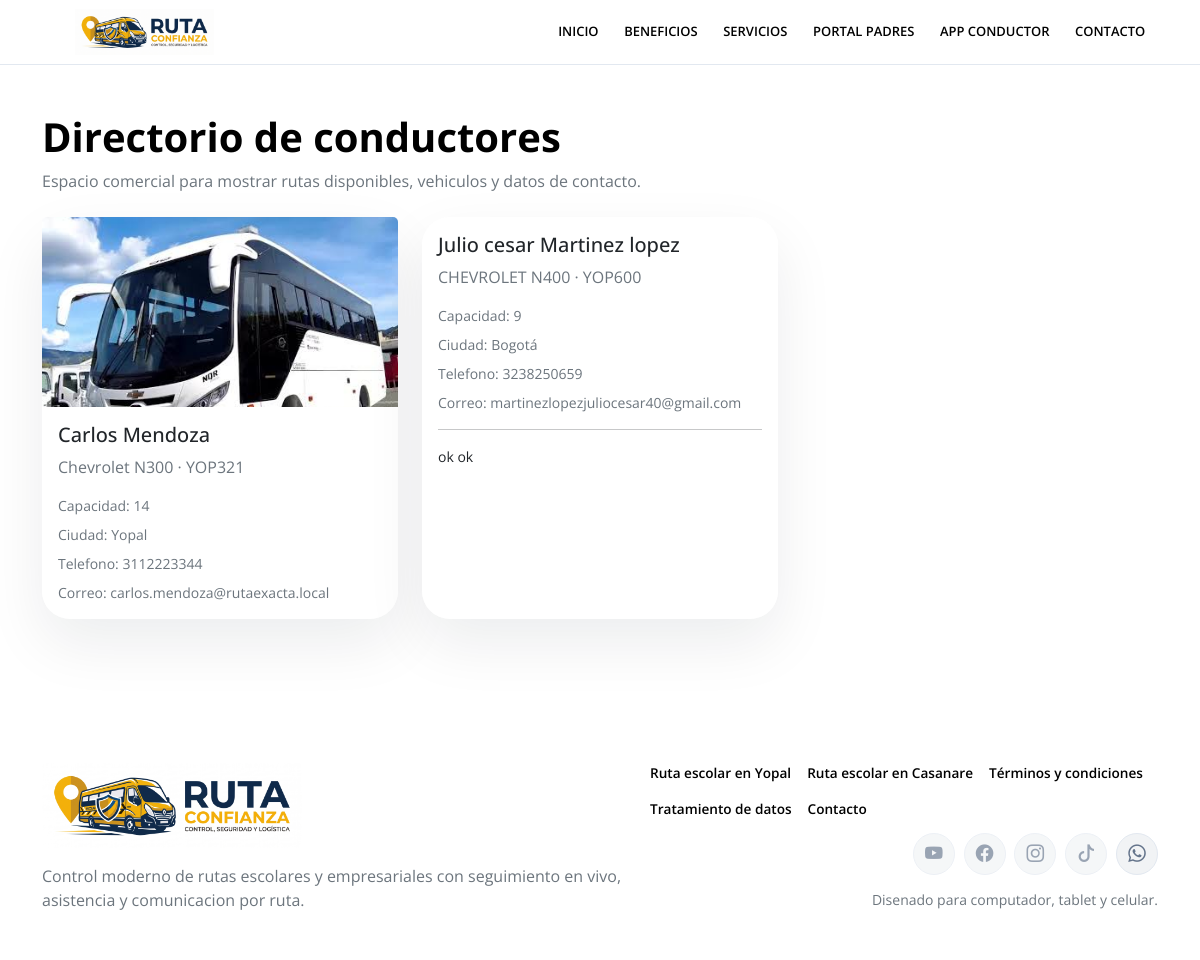
The page /directorio on the database its author committed.
### app/models.py (models this page shows, shortened)
class TimestampMixin:
    created_at = db.Column(db.DateTime, nullable=False, default=datetime.utcnow)
    updated_at = db.Column(db.DateTime, nullable=False, default=datetime.utcnow, onupdate=datetime.utcnow)

class Conductor(TimestampMixin, db.Model):
    __tablename__ = "conductores"
    id = db.Column(db.Integer, primary_key=True)
    nombres = db.Column(db.String(80), nullable=False)
    apellidos = db.Column(db.String(80), nullable=False)
    documento = db.Column(db.String(30), unique=True, nullable=False)
    telefono = db.Column(db.String(25), nullable=False)
    email = db.Column(db.String(120), unique=True, nullable=False)
    password_hash = db.Column(db.String(255), nullable=True)
    pregunta_seguridad = db.Column(db.String(180), nullable=True)
    respuesta_seguridad_hash = db.Column(db.String(255), nullable=True)
    nombre_vehiculo = db.Column(db.String(100), nullable=False)
    placa_vehiculo = db.Column(db.String(15), unique=True, nullable=False)
    capacidad_vehiculo = db.Column(db.Integer, nullable=True)
    color_vehiculo = db.Column(db.String(40), nullable=True)
    ciudad = db.Column(db.String(80), nullable=True)
    descripcion_publica = db.Column(db.Text, nullable=True)
    foto_url = db.Column(db.String(255), nullable=True)
    visible_en_directorio = db.Column(db.Boolean, nullable=False, default=False)
    activo = db.Column(db.Boolean, nullable=False, default=True)
    gps_habilitado = db.Column(db.Boolean, nullable=False, default=False)
    estado_suscripcion = db.Column(
        db.Enum(EstadoSuscripcion),
        nullable=False,
        default=EstadoSuscripcion.PENDIENTE,
    )
    suscripcion_inicia_en = db.Column(db.DateTime, nullable=True)
    suscripcion_vence_en = db.Column(db.DateTime, nullable=True)
    rutas = db.relationship("Ruta", backref="conductor", lazy=True, cascade="all, delete-orphan")
    suscripciones = db.relationship("SuscripcionConductor", backref="conductor", lazy=True, cascade="all, delete-orphan")
    mensajes = db.relationship("MensajeChat", backref="conductor_autor", lazy=True)
    @property
    def nombre_completo(self):
        return f"{self.nombres} {self.apellidos}".strip()
    @property
    def foto_publica_url(self):
        if not self.foto_url:
            return None
        if self.foto_url.startswith(("http://", "https://", "/")):
            return self.foto_url
        return f"/static/{self.foto_url}"

### app/comercial/routes.py (the view)
@comercial_bp.route("/directorio")
def directorio():
    conductores = (
        Conductor.query.filter_by(visible_en_directorio=True, activo=True)
        .order_by(Conductor.nombres.asc())
        .all()
    )
    return render_template("comercial/directorio.html", conductores=conductores)

### app/__init__.py (called while the page is built, shortened)
def _register_csrf(app):
    @app.before_request
    def _asegurar_csrf_token():
        if not session.get("csrf_token"):
            session["csrf_token"] = secrets.token_urlsafe(32)
    @app.before_request
    def _validar_csrf_token():
        if request.method not in CSRF_METODOS_PROTEGIDOS:
            return None
    @app.context_processor
    def _inyectar_csrf():
        return {"csrf_token": session.get("csrf_token", "")}

def _seo_base_url(app):
    configured = (app.config.get("SITE_URL") or "").strip().rstrip("/")
    if configured:
        return configured
    return request.url_root.rstrip("/")

def _register_template_globals(app):
    from app.services.security import PREGUNTAS_SUGERIDAS
    @app.context_processor
    def inject_security_questions():
        return {"preguntas_seguridad": PREGUNTAS_SUGERIDAS}
    @app.context_processor
    def inject_site_base_url():
        return {"site_base_url": _seo_base_url(app)}

### app/templates/comercial/directorio.html (shortened to what this page needs)
{% extends "base.html" %}
{% block content %}
<section class="py-5">
    <div class="container">
        <div class="mb-4">
            <h1 class="fw-bold">Directorio de conductores</h1>
            <p class="text-secondary mb-0">Espacio comercial para mostrar rutas disponibles, vehiculos y datos de contacto.</p>
        </div>
        <div class="row g-4">
            {% for conductor in conductores %}
            <div class="col-md-6 col-xl-4">
                <div class="card h-100 border-0 shadow-soft">
                    {% if conductor.foto_publica_url %}
                    <img class="card-img-top directory-bus-photo" src="{{ conductor.foto_publica_url }}" alt="Buseta de {{ conductor.nombre_completo }}">
                    {% endif %}
                    <div class="card-body">
                        <h2 class="h5">{{ conductor.nombre_completo }}</h2>
                        <p class="text-secondary">{{ conductor.nombre_vehiculo }} · {{ conductor.placa_vehiculo }}</p>
                        <div class="small text-secondary d-grid gap-2">
                            <div>Capacidad: {{ conductor.capacidad_vehiculo or "No definida" }}</div>
                            <div>Ciudad: {{ conductor.ciudad or "No definida" }}</div>
                            <div>Telefono: {{ conductor.telefono }}</div>
                            <div>Correo: {{ conductor.email }}</div>
                        </div>
                        {% if conductor.descripcion_publica %}
                        <hr>
                        <p class="small mb-0">{{ conductor.descripcion_publica }}</p>
                        {% endif %}
                    </div>
                </div>
            </div>
            {% endfor %}
        </div>
    </div>
</section>
{% endblock %}

### app/static/css/app.css (style rules this page uses)
:root { --rx-bg: #ffffff; --rx-surface: #ffffff; --rx-border: #e2e8f0; --rx-text: #000000; --rx-muted: #7f7f7f; --rx-primary: #000000; --rx-primary-dark: #333333; --rx-accent: #ffcc00; --rx-shadow: 0 4px 6px -1px rgba(0, 0, 0, 0.1), 0 2px 4px -1px rgba(0, 0, 0, 0.06); }
body { font-family: 'Open Sans', sans-serif; background-color: var(--rx-bg); color: var(--rx-text); }
.shadow-soft, .admin-card { background: rgba(255, 255, 255, 0.9); border: 1px solid rgba(226, 232, 240, 0.9); border-radius: 28px; box-shadow: 0 24px 60px rgba(15, 23, 42, 0.08); }
.directory-bus-photo { height: 190px; object-fit: cover; width: 100%; }
html { scroll-behavior: smooth; }
:root { --admin-nav-offset: 70px; --admin-sidebar-width: 264px; }

### rows shown on the page
Conductor: foto_publica_url (picture), nombre_completo "Carlos Mendoza", nombre_vehiculo "Chevrolet N300", placa_vehiculo "YOP321", capacidad_vehiculo "14", ciudad "Yopal", telefono "3112223344", email "carlos.mendoza@rutaexacta.local"
Conductor: nombre_completo "Julio cesar Martinez lopez", nombre_vehiculo "CHEVROLET N400", placa_vehiculo "YOP600", capacidad_vehiculo "9", ciudad "Bogotá", telefono "3238250659", email "martinezlopezjuliocesar40@gmail.com", descripcion_publica "ok ok"
